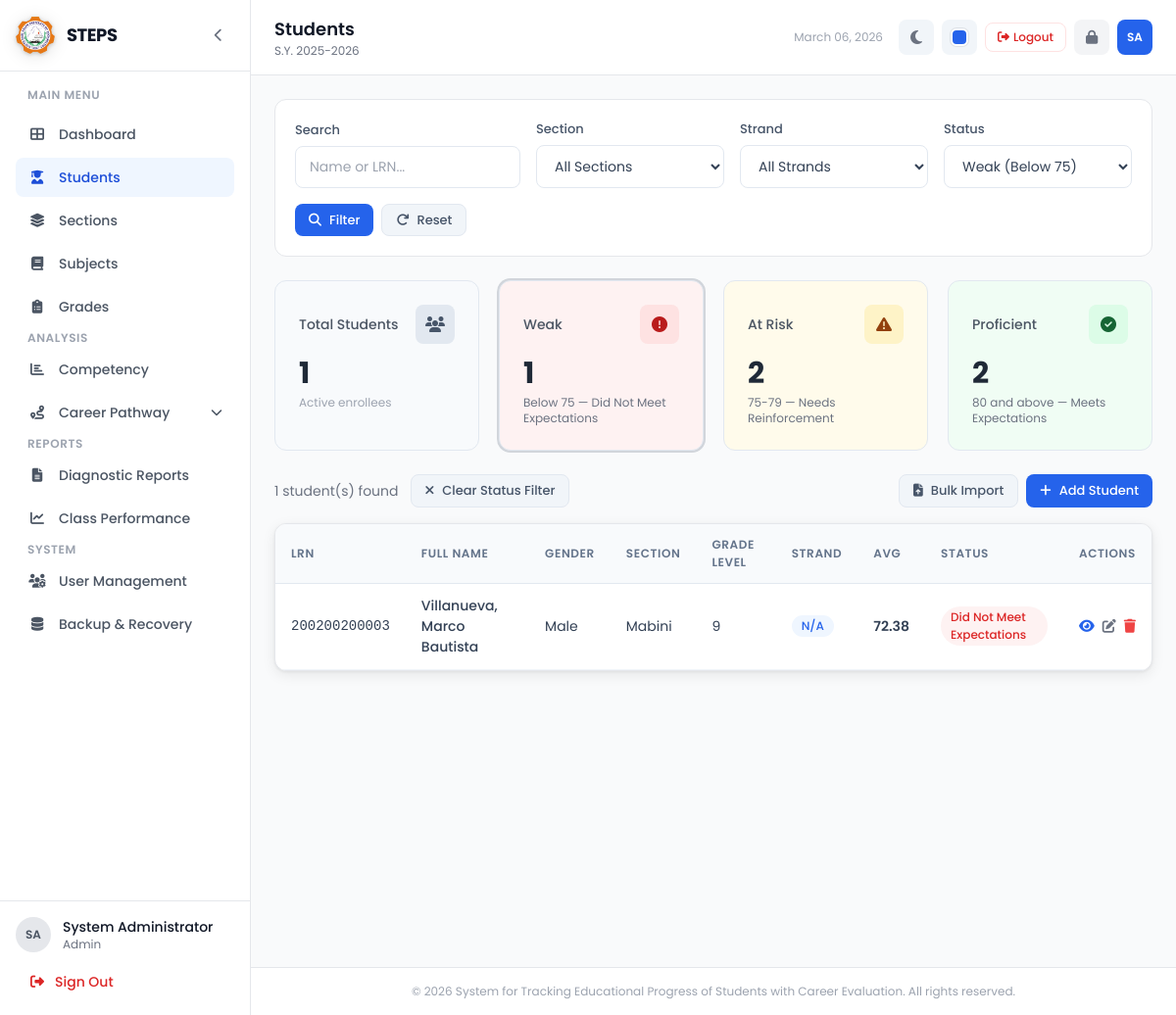
Page /students/index.php?status=weak (signed in) on the earlier database version.
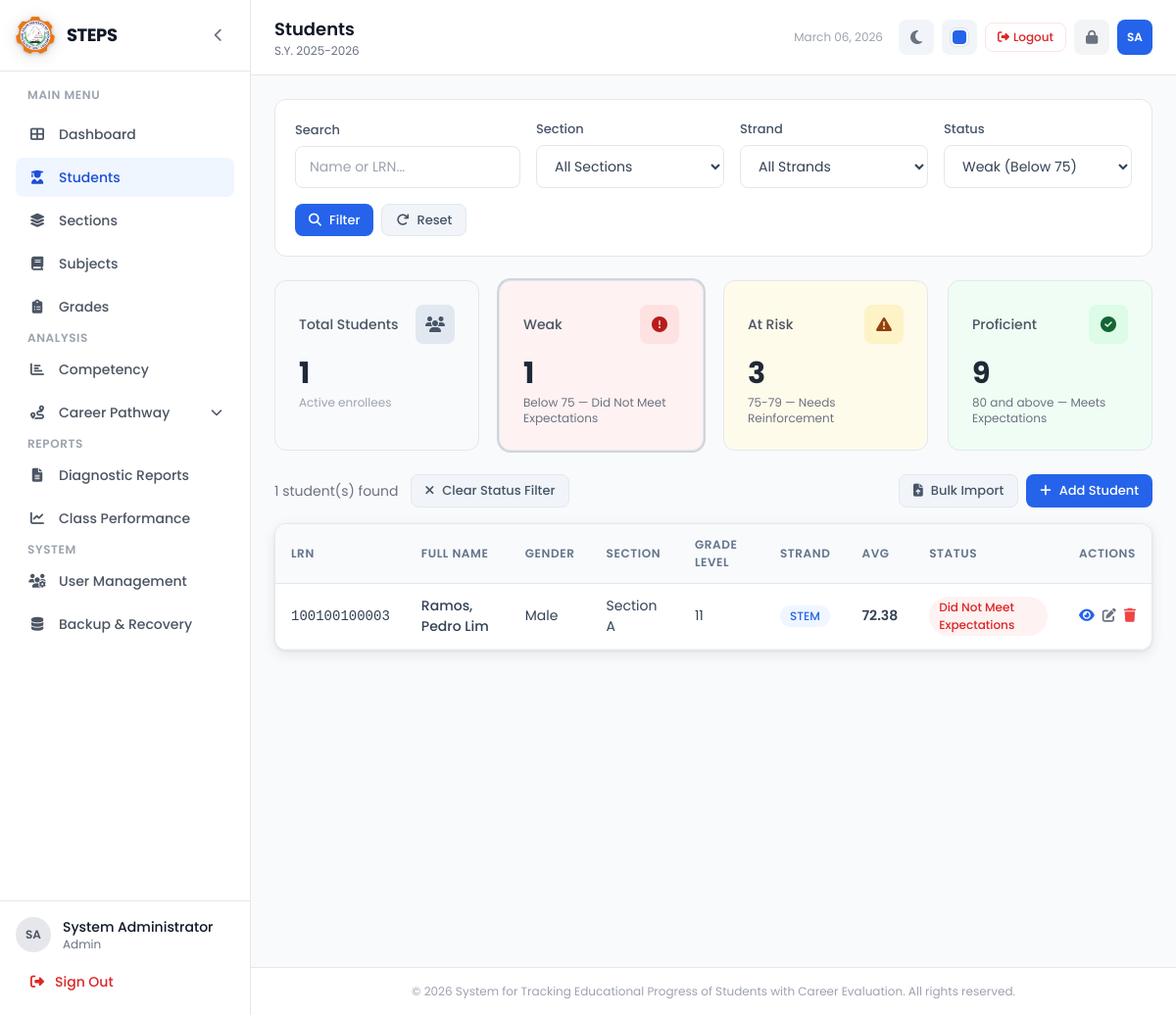
Same page on the later database version.
### tables this page shows
CREATE TABLE IF NOT EXISTS students (
    id INT AUTO_INCREMENT PRIMARY KEY,
    lrn VARCHAR(20) NOT NULL UNIQUE,
    first_name VARCHAR(50) NOT NULL,
    last_name VARCHAR(50) NOT NULL,
    middle_name VARCHAR(50),
    gender ENUM('Male', 'Female') NOT NULL,
    birthdate DATE,
    section_id INT,
    strand_id INT,
    school_year VARCHAR(20) NOT NULL,
    status ENUM('active', 'inactive', 'graduated') NOT NULL DEFAULT 'active',
    created_at TIMESTAMP DEFAULT CURRENT_TIMESTAMP,
    updated_at TIMESTAMP DEFAULT CURRENT_TIMESTAMP ON UPDATE CURRENT_TIMESTAMP,
    FOREIGN KEY (section_id) REFERENCES sections(id) ON DELETE SET NULL,
    FOREIGN KEY (strand_id) REFERENCES strands(id) ON DELETE SET NULL
);

CREATE TABLE IF NOT EXISTS sections (
    id INT AUTO_INCREMENT PRIMARY KEY,
    section_name VARCHAR(50) NOT NULL,
    grade_level INT NOT NULL,
    strand VARCHAR(50),
    adviser_id INT,
    school_year VARCHAR(20) NOT NULL,
    created_at TIMESTAMP DEFAULT CURRENT_TIMESTAMP,
    FOREIGN KEY (adviser_id) REFERENCES users(id) ON DELETE SET NULL
);

CREATE TABLE IF NOT EXISTS strands (
    id INT AUTO_INCREMENT PRIMARY KEY,
    strand_code VARCHAR(20) NOT NULL UNIQUE,
    strand_name VARCHAR(100) NOT NULL,
    description TEXT,
    created_at TIMESTAMP DEFAULT CURRENT_TIMESTAMP
);

### config/constants.php (called while the page is built, shortened)
<?php
function getCompetencyLevel($grade) {
    if ($grade < COMP_WEAK_THRESHOLD) {
        return ['level' => 'weak', 'label' => 'Did Not Meet Expectations', 'color' => 'red'];
    } elseif ($grade >= COMP_AT_RISK_MIN && $grade <= COMP_AT_RISK_MAX) {
        return ['level' => 'at_risk', 'label' => 'Needs Reinforcement', 'color' => 'amber'];
    } else {
        return ['level' => 'proficient', 'label' => 'Meets Expectations', 'color' => 'emerald'];
    }
}
function sanitize($data) {
    return htmlspecialchars(strip_tags(trim($data)), ENT_QUOTES, 'UTF-8');
}
function formatNumber($num, $decimals = 2) {
    return number_format((float)$num, $decimals);
}

### students/index.php (the view, shortened to what the rows shown need)
<?php
require_once __DIR__ . '/../includes/header.php';
$isGuidance = (($_SESSION['role'] ?? '') === 'guidance');
$statusFilter = $_GET['status'] ?? '';
$query = "SELECT s.*, sec.section_name, sec.grade_level, st.strand_code, st.strand_name,
          (SELECT AVG(g.grade) FROM grades g WHERE g.student_id = s.id) as avg_grade
          FROM students s
          LEFT JOIN sections sec ON s.section_id = sec.id
          LEFT JOIN strands st ON s.strand_id = st.id
          WHERE s.status = 'active'";
$params = [];
$query .= " ORDER BY s.last_name, s.first_name";
$stmt = $pdo->prepare($query);
$stmt->execute($params);
$students = $stmt->fetchAll();
if ($statusFilter) {
    $students = array_filter($students, function($s) use ($statusFilter) {
        if ($s['avg_grade'] === null) return false;
        $level = getCompetencyLevel($s['avg_grade'])['level'];
        return $level === $statusFilter;
    });
}
require_once __DIR__ . '/../includes/sidebar.php';
?>
<div class="bg-white border border-gray-200 rounded-xl overflow-hidden">
    <div class="overflow-x-auto">
        <table class="steps-table" id="studentsTable">
            <thead>
                <tr>
                    <th>LRN</th>
                    <th>Full Name</th>
                    <th>Gender</th>
                    <th>Section</th>
                    <th>Grade Level</th>
                    <th>Strand</th>
                    <th>Avg</th>
                    <th>Status</th>
                    <th>Actions</th>
                </tr>
            </thead>
            <tbody>
                <?php foreach ($students as $s): ?>
                    <?php $comp = $s['avg_grade'] !== null ? getCompetencyLevel($s['avg_grade']) : null; ?>
                    <tr>
                        <td class="text-xs font-mono"><?= sanitize($s['lrn']) ?></td>
                        <td class="font-medium"><?= sanitize($s['last_name'] . ', ' . $s['first_name'] . ' ' . ($s['middle_name'] ?? '')) ?></td>
                        <td><?= $s['gender'] ?></td>
                        <td><?= sanitize($s['section_name'] ?? 'N/A') ?></td>
                        <td><?= $s['grade_level'] ?? 'N/A' ?></td>
                        <td><span class="badge badge-blue"><?= sanitize($s['strand_code'] ?? 'N/A') ?></span></td>
                        <td class="font-semibold"><?= $s['avg_grade'] !== null ? formatNumber($s['avg_grade']) : '<span class="text-gray-300">—</span>' ?></td>
                        <td>
                            <?php if ($comp): ?>
                                <span class="badge badge-<?= $comp['color'] === 'emerald' ? 'green' : $comp['color'] ?>">
                                    <?= $comp['label'] ?>
                                </span>
                            <?php else: ?>
                                <span class="text-gray-300 text-xs">No grades</span>
                            <?php endif; ?>
                        </td>
                        <td>
                            <div class="flex items-center gap-2">
                                <a href="<?= BASE_URL ?>students/view.php?id=<?= $s['id'] ?>" class="text-blue-600 hover:text-blue-800" title="View"><i class="fas fa-eye"></i></a>
                                <?php if (!$isGuidance): ?>
                                <button onclick="loadEditStudent(<?= $s['id'] ?>)" class="text-gray-500 hover:text-gray-700" title="Edit"><i class="fas fa-edit"></i></button>
                                <form method="POST" class="inline" onsubmit="event.preventDefault(); confirmDelete(this, 'this student');">
                                    <button type="submit" class="text-red-500 hover:text-red-700" title="Remove"><i class="fas fa-trash"></i></button>
                                </form>
                                <?php endif; ?>
                            </div>
                        </td>
                    </tr>
                <?php endforeach; ?>
            </tbody>
        </table>
    </div>
</div>
<?php require_once __DIR__ . '/../includes/footer.php'; ?>

Differences in the rows shown:
changed students "Male": lrn "200200200003" → "100100100003"; last_name+first_name+middle_name "Villanueva, Marco Bautista" → "Ramos, Pedro Lim"; section.section_name "Mabini" → "Section A"; section.grade_level "9" → "11"; strand.strand_code "N/A" → "STEM"
Other differences:
$atRiskStudents: "2" → "3"
$profStudents: "2" → "9"
